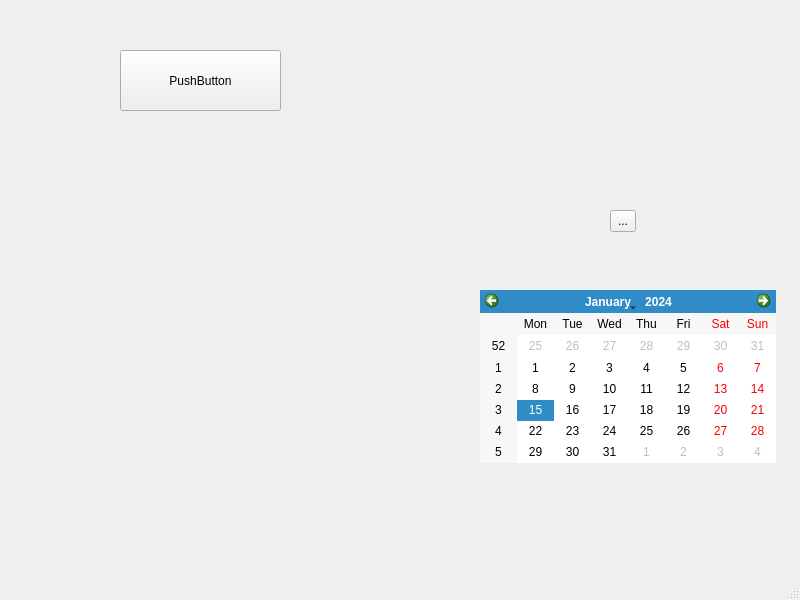
<?xml version="1.0" encoding="UTF-8"?>
<ui version="4.0">
 <class>MainWindow</class>
 <widget class="QMainWindow" name="MainWindow">
  <property name="geometry">
   <rect>
    <x>0</x>
    <y>0</y>
    <width>800</width>
    <height>600</height>
   </rect>
  </property>
  <property name="windowTitle">
   <string>MainWindow</string>
  </property>
  <widget class="QWidget" name="centralwidget">
   <widget class="QWidget" name="gridLayoutWidget">
    <property name="geometry">
     <rect>
      <x>120</x>
      <y>160</y>
      <width>281</width>
      <height>311</height>
     </rect>
    </property>
    <layout class="QGridLayout" name="gridLayout"/>
   </widget>
   <widget class="QPushButton" name="pushButton">
    <property name="geometry">
     <rect>
      <x>120</x>
      <y>50</y>
      <width>161</width>
      <height>61</height>
     </rect>
    </property>
    <property name="text">
     <string>PushButton</string>
    </property>
   </widget>
   <widget class="QToolButton" name="toolButton">
    <property name="geometry">
     <rect>
      <x>610</x>
      <y>210</y>
      <width>26</width>
      <height>22</height>
     </rect>
    </property>
    <property name="text">
     <string>...</string>
    </property>
   </widget>
   <widget class="QCalendarWidget" name="calendarWidget">
    <property name="geometry">
     <rect>
      <x>480</x>
      <y>290</y>
      <width>296</width>
      <height>173</height>
     </rect>
    </property>
   </widget>
  </widget>
  <widget class="QMenuBar" name="menubar">
   <property name="geometry">
    <rect>
     <x>0</x>
     <y>0</y>
     <width>800</width>
     <height>22</height>
    </rect>
   </property>
  </widget>
  <widget class="QStatusBar" name="statusbar"/>
 </widget>
 <resources/>
 <connections/>
</ui>
